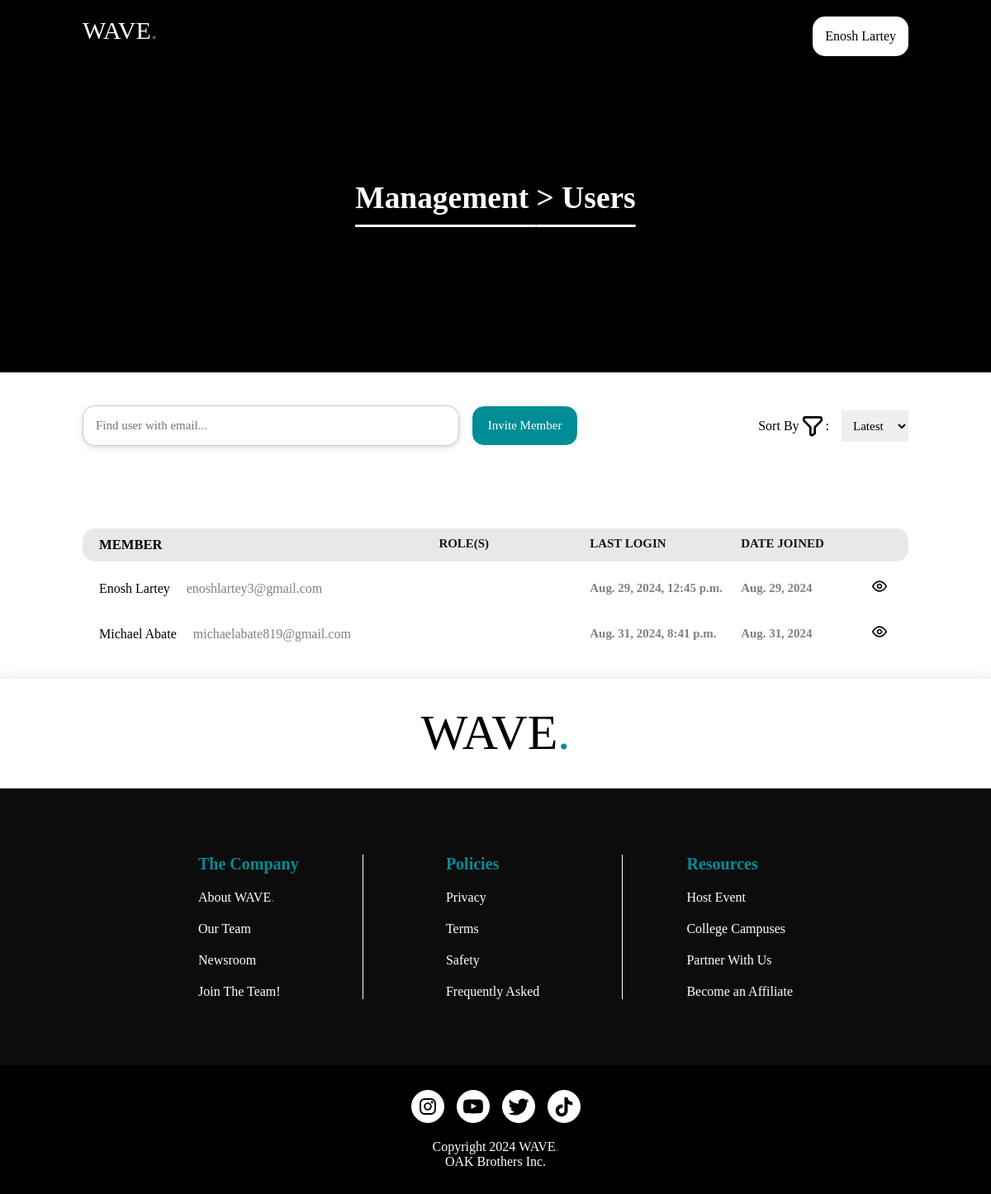
Page /theadminportal/users/ (signed in) on the committed database.
### authenticationApp/models.py (models this page shows, shortened)
class CustomUser(AbstractBaseUser, PermissionsMixin):
    GENDER_OPTIONS = [
        ('Male', 'Male'),
        ('Female', 'Female'),
        ('Other', 'Other')
    ]
    first_name = models.CharField(
        _("First Name"),
        max_length=50,
        blank=False,
        null=False,
        help_text=(_("First Name")),
    )
    last_name = models.CharField(
        _("Last Name"),
        max_length=50,
        blank=False,
        null=False,
        help_text=(_("Last Name")),
    )
    email = models.EmailField(
        _("Email"), unique=True, blank=False, null=False, help_text=(_("Email"))
    )
    username = models.CharField(
        _("Username"),
        max_length=15,
        blank=False,
        null=False,
        unique=True,
        help_text=(_("Username")),
    )
    phone_number = models.CharField(
        _("Phone Number"),
        max_length=15,
        blank=False,
        null=False,
        unique=False,
        help_text=(_("Phone Number")),
    )
    birthday_day = models.PositiveIntegerField(_("Day"), null=True, blank=True)
    birthday_month = models.PositiveIntegerField(_("Month"), null=True, blank=True)
    birthday_year = models.PositiveIntegerField(_("Year"), null=True, blank=True)
    date_joined = models.DateField(auto_now_add=True)
    is_active = models.BooleanField(default=True)
    is_staff = models.BooleanField(default=False)
    is_superuser = models.BooleanField(default=False)
    user_id = models.UUIDField(_("User ID"), default=uuid.uuid4, editable=False, unique=True)
    is_suspended = models.BooleanField(default=False)
    suspension_end_date = models.DateTimeField(null=True, blank=True)
    objects = CustomUserManager()
    USERNAME_FIELD = "email"
    REQUIRED_FIELDS = [
        "first_name",
        "last_name",
        "username",
        "phone_number",
    ]
    class Meta:
        default_permissions = () # Removing default permissions
        verbose_name = "Member Account"
        verbose_name_plural = "Member Accounts"

### adminDashboardApp/views.py (the view)
# urls.py: path("users/", views.adminUsersView, name="users"),
@login_required(login_url="authentication:login")
@check_suspension
@admin_required
def adminUsersView(request):
    total_users = CustomUser.objects.all()
    return render(request, "adminDashboardApp/tabs/users.html", {"users": total_users})

### templates/adminDashboardApp/tabs/users.html (shortened to what this page needs)
{% extends "base/base.html" %}
{% load static %}
{% block app_page_style %}
<link rel="stylesheet" type="text/css" href="{% static "/styles/adminDashboardApp/tabs/users.css" %}" />
{% endblock app_page_style %}
{% block header %}
{% include "partials/nav-footer/nav/admin_nav.html" %}
{% endblock header %}
{% block container_art %}
<div id="container-art">
    <div class="ticket-heading">
        <div class="ticket-header">
            <h3><a href="{% url 'waveAdmin:adminDashboard' %}">Management</a> > Users</h3>
        </div>
    </div>
</div>
{% endblock container_art %}
{% block body %}
<div id="information-container">
    <div id="information-container-header">
        <div id="search-and-invite">
            <div id="adminSearch-users">
                <input type="search" name="users-Search" id="users-Search"
                    placeholder="Find user with email...">
            </div>
            <div id="adminInvite-users">
                <button>Invite Member</button>
            </div>
        </div>
        <div id="adminSort-users">
            <div role="button" id="text-description">
                <p>Sort By</p>
                <img src="../../static/images/admin/filter.svg" alt="">
                :
            </div>
            <div id="adminSort-users-section">
                <select title="support-filters" name="support-filters" id="support-filters">
                    <option value="latest" selected>Latest</option>
                </select>
            </div>
        </div>
    </div>
    <div id="information-container-body">
        <div id="icb-heading">
            <div id="icbh-personal-info">
                <h5>Member</h5>
            </div>
            <div id="icbh-role-info">
                <h5>Role(s)</h5>
                <h5>Last Login</h5>
                <h5>Date Joined</h5>
            </div>
        </div>
        <div id="ich-body-container">
            {% for user in users %}
            <div id="ichbc-userSummaryCard">
                <div id="icbh-personal-info">
                    <div class="icbh-pi-container">
                        <div id="icbhpi-name">
                            {{ user.first_name }} {{ user.last_name }}
                        </div>
                        <div id="icbhpi-email">
                            {{ user.email }}
                        </div>
                    </div>
                </div>
                <div id="icbh-role-info">
                    <div id="role-name">
                    </div>
                    <h5 id="last-active">
                        <p>{{user.last_login}}</p>
                    </h5>
                    <div id="datejoined-expand">
                        <h5>{{ user.date_joined }}</h5>
                        <div id="expandUserCard">
                            <a type="button" href="{% url 'waveAdmin:user-detailed' username=user.username %}" title="View Member Details">
                                <img src="{% static "/images/admin/users/view_user.svg" %}" alt="View Member Details">
                            </a>
                        </div>
                    </div>
                </div>
            </div>
            {% endfor %}
        </div>
    </div>
</div>
{% endblock body %}

### templates/partials/nav-footer/nav/admin_nav.html
{% load static %}
<link rel="stylesheet" type="text/css" href="{% static "/styles/partials/nav-footer/nav/admin_nav.css" %}" />
<nav>
    <div id="logo-menu">
        <div id="logo">
            <a href="{% url "core:index" %}">WAVE<span>.</span></a>
        </div>
    </div>
    <div>
        <div id="userId">
            <a target="_blank" href="{% url "accountManagement:userAccount" %}">{{ request.user.first_name }} {{ request.user.last_name }}</a>
        </div>
    </div>
</nav>

### static/styles/base/base.css (style rules this page uses)
* { margin: 0; padding: 0; box-sizing: border-box; scrollbar-width: none; }
body { width: 100vw; height: 100vh; overflow: hidden; overflow-y: auto; background-color: white; flex-grow: 1; }
#container-art { width: 100%; max-width: 100vw; color: white; padding-top: 150px; padding-bottom: 150px; }
.ticket-heading { display: flex; flex-direction: column; gap: 70px; }
.ticket-header { font-family: Wanted-ExtraBold; font-size: 32px; width: 100%; text-align: center; text-decoration: underline; text-underline-offset: 20px; }
.ticket-header a { color: white; }

### static/styles/adminDashboardApp/tabs/users.css (style rules this page uses)
#information-container { width: 100%; padding-left: 100px; padding-right: 100px; display: flex; flex-direction: column; gap: 100px; }
#information-container-header { width: 100%; display: flex; flex-direction: row; justify-content: space-between; }
#search-and-invite { width: 60%; display: flex; flex-direction: row; gap: 15px; }
#search-and-invite #adminSearch-users { width: 78%; }
#adminSearch-users input { width: 100%; border: 1px solid rgba(0, 0, 0, 0.204); -webkit-box-shadow: 0px 2px 7px 0px rgba(116, 116, 116, 0.264); box-shadow: 0px 2px 7px 0px rgba(116, 116, 116, 0.264); -moz-box-shadow: 0px 2px 7px 0px rgba(116, 116, 116, 0.264); border-radius: 15px; padding: 15px; font-size: 15px; font-family: Wanted-Regular; }
#adminInvite-users { width: 22%; }
#adminInvite-users button { width: 100%; padding: 15px; border: 1px solid; border-radius: 15px; background-color: #008d95; color: white; font-family: Wanted-Regular; font-size: 15px; cursor: pointer; }
#adminSort-users { width: 20%; }
#adminSort-users { display: flex; flex-direction: row; align-items: center; justify-content: end; gap: 15px; width: 35%; }
#adminSort-users #text-description { display: flex; flex-direction: row; align-items: center; font-family: Wanted-Bold; }
#adminSort-users-section select { border: none; padding: 10px; font-family: Wanted-Regular; font-size: 15px; }
#information-container-body { display: flex; flex-direction: column; gap: 20px; }
#icb-heading { width: 100%; background-color: rgba(192, 192, 192, 0.361); display: grid; grid-template-columns: repeat(7, minmax(0, 1fr)); text-transform: uppercase; font-family: Wanted-Medium; font-size: 20px; padding: 10px; padding-left: 20px; padding-right: 20px; border-radius: 15px; }
#icbh-personal-info { grid-column: span 3 / span 3; }
#icbh-role-info { grid-column: span 4 / span 4; display: grid; grid-template-columns: repeat(3, minmax(0, 1fr)); }
#ich-body-container { display: flex; flex-direction: column; gap: 30px; }
#ichbc-userSummaryCard { padding-left: 20px; padding-right: 20px; font-family: Wanted-SemiBold; display: grid; grid-template-columns: repeat(7, minmax(0, 1fr)); align-items: center; cursor: pointer; }
.icbh-pi-container { display: flex; flex-direction: row; gap: 20px; }
#icbhpi-email { color: grey; }
#icbh-role-info { color: #151515; font-size: 18px; }
#role-name { display: flex; align-items: center; }
#last-active { display: flex; flex-direction: row; align-items: center; gap: 5px; color: grey; }
#datejoined-expand { width: 100%; display: flex; flex-direction: row; justify-content: space-between; align-items: center; color: grey; }
#expandUserCard a { background-color: white; border: none; cursor: pointer; padding: 5px; }
#expandUserCard a img { width: 20px; }

### static/styles/partials/nav-footer/nav/admin_nav.css (style rules this page uses)
nav { display: flex; justify-content: space-between; width: 100%; }
#logo { font-family: Easy-Grotesk-Black; font-size: 30px; }
#logo a { color: white; text-decoration: none; }
#logo a span { color: #008d95; }
#userId { background-color: white; font-family: Wanted-Regular; padding: 15px; border-radius: 15px; }
#userId a { text-decoration: none; color: black; }

### rows in the picture
CustomUser: user.first_name "Enosh", user.last_name "Lartey", first_name "Enosh", last_name "Lartey", email "enoshlartey3@gmail.com", last_login "Aug. 29, 2024, 12:45 p.m.", date_joined "Aug. 29, 2024"
CustomUser: first_name "Michael", last_name "Abate", email "michaelabate819@gmail.com", last_login "Aug. 31, 2024, 8:41 p.m.", date_joined "Aug. 31, 2024"
